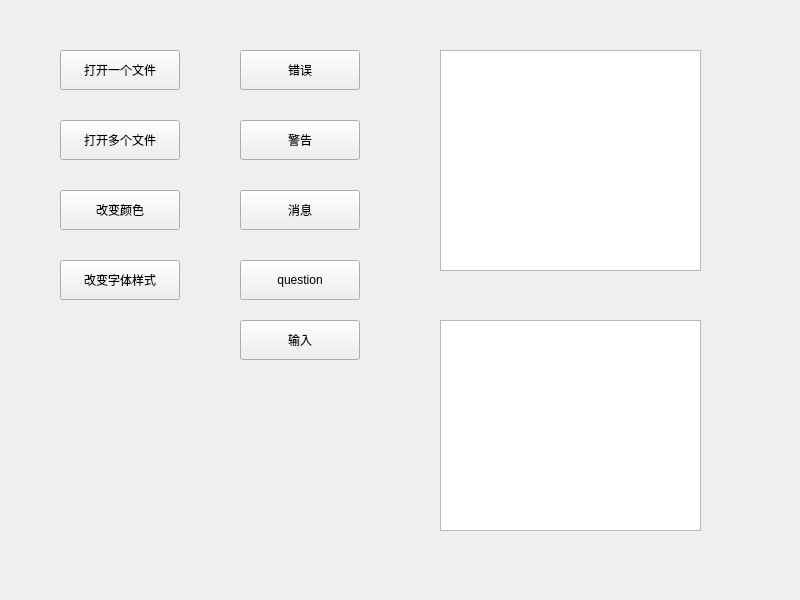
<?xml version="1.0" encoding="UTF-8"?>
<ui version="4.0">
 <class>Widget</class>
 <widget class="QWidget" name="Widget">
  <property name="geometry">
   <rect>
    <x>0</x>
    <y>0</y>
    <width>800</width>
    <height>600</height>
   </rect>
  </property>
  <property name="minimumSize">
   <size>
    <width>800</width>
    <height>600</height>
   </size>
  </property>
  <property name="maximumSize">
   <size>
    <width>800</width>
    <height>600</height>
   </size>
  </property>
  <property name="windowTitle">
   <string>Widget</string>
  </property>
  <widget class="QPushButton" name="pushButton">
   <property name="geometry">
    <rect>
     <x>60</x>
     <y>50</y>
     <width>120</width>
     <height>40</height>
    </rect>
   </property>
   <property name="text">
    <string>打开一个文件</string>
   </property>
  </widget>
  <widget class="QPushButton" name="pushButton_2">
   <property name="geometry">
    <rect>
     <x>60</x>
     <y>120</y>
     <width>120</width>
     <height>40</height>
    </rect>
   </property>
   <property name="text">
    <string>打开多个文件</string>
   </property>
  </widget>
  <widget class="QTextBrowser" name="textBrowser">
   <property name="geometry">
    <rect>
     <x>440</x>
     <y>320</y>
     <width>261</width>
     <height>211</height>
    </rect>
   </property>
  </widget>
  <widget class="QTextEdit" name="textEdit">
   <property name="geometry">
    <rect>
     <x>440</x>
     <y>50</y>
     <width>261</width>
     <height>221</height>
    </rect>
   </property>
  </widget>
  <widget class="QPushButton" name="pushButton_3">
   <property name="geometry">
    <rect>
     <x>60</x>
     <y>190</y>
     <width>120</width>
     <height>40</height>
    </rect>
   </property>
   <property name="text">
    <string>改变颜色</string>
   </property>
  </widget>
  <widget class="QPushButton" name="pushButton_4">
   <property name="geometry">
    <rect>
     <x>60</x>
     <y>260</y>
     <width>120</width>
     <height>40</height>
    </rect>
   </property>
   <property name="text">
    <string>改变字体样式</string>
   </property>
  </widget>
  <widget class="QPushButton" name="pushButton_5">
   <property name="geometry">
    <rect>
     <x>240</x>
     <y>50</y>
     <width>120</width>
     <height>40</height>
    </rect>
   </property>
   <property name="text">
    <string>错误</string>
   </property>
  </widget>
  <widget class="QPushButton" name="pushButton_6">
   <property name="geometry">
    <rect>
     <x>240</x>
     <y>260</y>
     <width>120</width>
     <height>40</height>
    </rect>
   </property>
   <property name="text">
    <string>question</string>
   </property>
  </widget>
  <widget class="QPushButton" name="pushButton_7">
   <property name="geometry">
    <rect>
     <x>240</x>
     <y>190</y>
     <width>120</width>
     <height>40</height>
    </rect>
   </property>
   <property name="text">
    <string>消息</string>
   </property>
  </widget>
  <widget class="QPushButton" name="pushButton_8">
   <property name="geometry">
    <rect>
     <x>240</x>
     <y>120</y>
     <width>120</width>
     <height>40</height>
    </rect>
   </property>
   <property name="text">
    <string>警告</string>
   </property>
  </widget>
  <widget class="QPushButton" name="pushButton_9">
   <property name="geometry">
    <rect>
     <x>240</x>
     <y>320</y>
     <width>120</width>
     <height>40</height>
    </rect>
   </property>
   <property name="text">
    <string>输入</string>
   </property>
  </widget>
 </widget>
 <tabstops>
  <tabstop>pushButton</tabstop>
  <tabstop>pushButton_2</tabstop>
  <tabstop>pushButton_3</tabstop>
  <tabstop>textBrowser</tabstop>
  <tabstop>textEdit</tabstop>
 </tabstops>
 <resources/>
 <connections/>
</ui>
